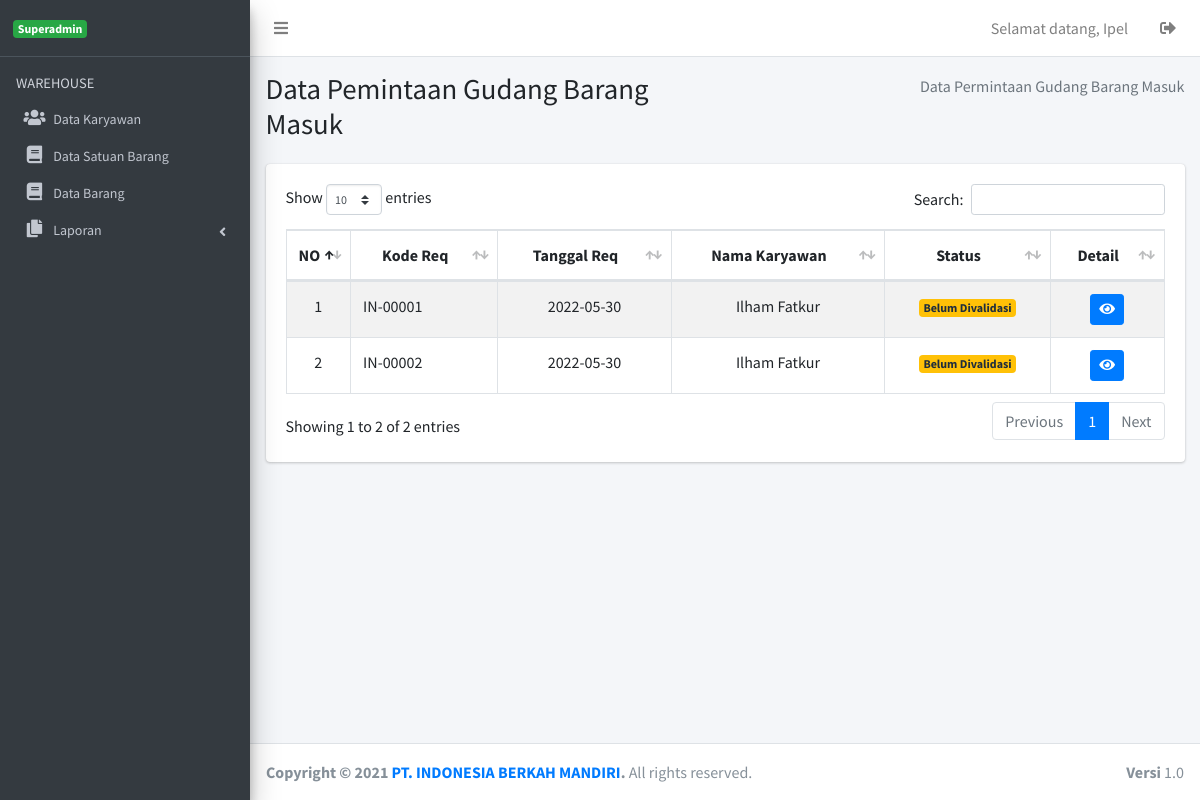
Screenshot of /halaman/menu-verifikasi-permintaan_gudang_in.php (signed in) with the database file from the repository.
### tables this page shows
CREATE TABLE `permintaan_barang_in` (
  `id_permintaan_brg_in` int(11) NOT NULL,
  `kode_permintaan_brg_in` varchar(50) NOT NULL,
  `date_permintaan_brg_in` date NOT NULL,
  `id_user` int(11) NOT NULL,
  `status_permintaan_brg_in` int(11) NOT NULL
);

CREATE TABLE `users` (
  `id_user` int(11) NOT NULL,
  `nama_user` varchar(255) NOT NULL,
  `alamat_user` varchar(255) NOT NULL,
  `telepon_user` varchar(20) NOT NULL,
  `email_user` varchar(255) NOT NULL,
  `username` varchar(255) NOT NULL,
  `password` varchar(255) NOT NULL,
  `type_user` int(11) NOT NULL
);

### halaman/menu-verifikasi-permintaan_gudang_in.php (the view, shortened to what this page needs)
<!DOCTYPE html>
<html>
<?php
if ((!isset($_SESSION['appks'])) || ($_SESSION['appks'] != true)) {
    echo '<script>window.location="../";</script>';
} else {
    include 'template/head.php';
?>
    <body class="hold-transition sidebar-mini layout-fixed">
        <div class="wrapper">
            <?php include 'template/navbar.php'; ?>
            <div class="content-wrapper">
                <section class="content-header">
                    <div class="container-fluid">
                        <div class="row mb-2">
                            <div class="col-sm-6">
                                <h1>Data Pemintaan Gudang Barang Masuk</h1>
                            </div>
                            <div class="col-sm-6">
                                <ol class="breadcrumb float-sm-right">
                                    <li class="breadcrumb-item active"> Data Permintaan Gudang Barang Masuk</li>
                                </ol>
                            </div>
                        </div>
                    </div>
                </section>
                <section class="content">
                    <div class="container-fluid">
                        <div class="row">
                            <div class="col-12 col-sm-12">
                                <div class="card">
                                    <div class="card-body">
                                        <table id="example1" class="table table-bordered table-striped">
                                            <thead>
                                                <tr>
                                                    <th width="5%">
                                                        <center>NO</center>
                                                    </th>
                                                    <th>
                                                        <center>Kode Req</center>
                                                    </th>
                                                    <th>
                                                        <center>Tanggal Req</center>
                                                    </th>
                                                    <th>
                                                        <center>Nama Karyawan</center>
                                                    </th>
                                                    <th>
                                                        <center>Status</center>
                                                    </th>
                                                    <th>
                                                        <center>Detail</center>
                                                    </th>
                                                </tr>
                                            </thead>
                                            <tbody>
                                                <?php
                                                $sql = "SELECT a.*, b.nama_user
                                                    FROM permintaan_barang_in a JOIN users b ON a.id_user = b.id_user
                                                    WHERE a.status_permintaan_brg_in > 0";
                                                $i = 1;
                                                $query = mysqli_query($conn, $sql);
                                                if (mysqli_num_rows($query) > 0) {
                                                    while ($row = mysqli_fetch_assoc($query)) {
                                                        if ($row['status_permintaan_brg_in'] == 1) {
                                                            $brg_sts_in = '<span class="right badge badge-warning">Belum Divalidasi</span>';
                                                        } elseif ($row['status_permintaan_brg_in'] == 2) {
                                                            $brg_sts_in = '<span class="right badge badge-success">Sudah Divalidasi</span>';
                                                        }
                                                        echo '<tr>
                                                            <td align="center">' . $i++ . '</td>
                                                            <td align="">' . $row['kode_permintaan_brg_in'] . '</td>
                                                            <td align="center">' . $row['date_permintaan_brg_in'] . '</td>
                                                            <td align="center">' . $row['nama_user'] . '</td>
                                                            <td align="center">' . $brg_sts_in . '</td>
                                                            <td align="center" style="">
                                                                <form class="" action="detail-verifikasi-permintaan-barang-masuk-gudang.php" method="GET">
                                                                <input type="text" name="detail" value="' . md5($row['kode_permintaan_brg_in']) . '" hidden>
                                                                <input type="text" name="id" value="' . $row['id_permintaan_brg_in'] . '" hidden>
                                                                <button class="btn btn-primary btn-sm" type="submit" name=""><i class="fa fa-eye"></i> </button>
                                                                </form>
                                                            </td>
                                                            </tr>
                                                            ';
                                                    }
                                                } else {
                                                }
                                                ?>
                                            </tbody>
                                        </table>
                                    </div>
                                </div>
                            </div>
                        </div>
                    </div>
                </section>
            </div>
            <?php include 'template/footer.php';; ?>
        </div>
    </body>
<?php } ?>
</html>

### rows the page displays
permintaan_barang_in: kode_permintaan_brg_in "IN-00001", date_permintaan_brg_in "2022-05-30", id_user.nama_user "Ilham Fatkur", status_permintaan_brg_in "Belum Divalidasi"
permintaan_barang_in: kode_permintaan_brg_in "IN-00002", date_permintaan_brg_in "2022-05-30", id_user.nama_user "Ilham Fatkur", status_permintaan_brg_in "Belum Divalidasi"

### other values shown
$_SESSION['appks'] "Ipel"
